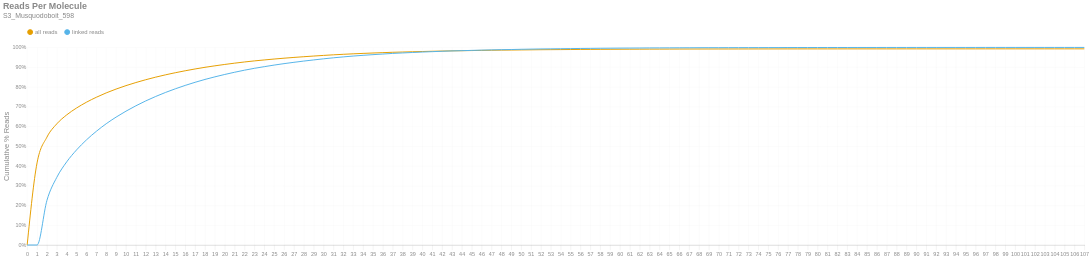

Here is the notebook cell this chart was saved with:
### Markdown cell above
### Reads per Molecule
This chart shows the cumulative distribution of the number of reads per linked molecule. That is, how many alignments are associated with a unique molecule. This excludes the number of reads associated with invalid or absent linked-read barcodes. The `linked` histogram is the percentages recalculated when disregarding singletons.

### Code cell
if SKIPLR:
    print_html(f"Skipped")
else:
    counts = np.bincount(valids['reads'].cast(pl.Int64).to_numpy())
    weighted = counts * np.arange(len(counts))
    all_perc = weighted / n_reads
    linked_perc = weighted / n_linked_reads
    linked_perc[1] = 0
    binned_df = pl.DataFrame({
        'readsper': list(range(len(counts))),
        'all reads (cumsum)': np.cumsum(all_perc).tolist(),
        'linked reads (cumsum)': np.cumsum(linked_perc).tolist(),
    })

    with SafeRender(binned_df):
        (
            density_plot(binned_df, 'Reads Per Molecule', samplename, 'readspmol')
            .encode(
                x=alt.X('readsper:O', title=None).axis(labelAngle=0).scale(padding=0),
                y=alt.Y('value:Q', title='Cumulative % Reads').axis(format='%').stack(False),
                color=alt.Color("key:N").scale(domain=["all reads", "linked reads"]),
                tooltip=[
                    alt.Tooltip("key:N", title="Data Type"),
                    alt.Tooltip("readsper:O", title="Reads Per Molecule"),
                    alt.Tooltip("value:Q", format=".2%", title="% Reads (Cum.)")
                ]            
            )
        ).display()

### Figure 1 — Vega-Lite specification as saved in the notebook (floating-point values rounded to 4 significant figures)
{"width": "container", "height": 400, "config": {"title": {"anchor": "start", "dy": -15, "fontSize": 18, "color": "#888888", "subtitleColor": "#888888", "subtitleFontSize": 14}, "arc": {"fill": "#0072B2"}, "axis": {"domainColor": "#888888", "domainWidth": 0.5, "gridWidth": 0.2, "grid": false, "titleFontWeight": 400, "titleFontSize": 15, "labelFontSize": 11, "labelColor": "#888888", "tickColor": "#888888", "tickWidth": 0.2, "titleColor": "#888888"}, "axisBand": {"grid": false}, "axisX": {"grid": true, "tickSize": 10, "domainCap": "round"}, "axisY": {"domain": false, "grid": true, "tickSize": 0, "domainCap": "round"}, "background": "transparent", "header": {"labelFontSize": 15, "labelColor": "#888888", "titleFontSize": 15, "titleFontWeight": 600, "titleColor": "#888888"}, "legend": {"labelFont": "sans-serif", "labelFontSize": 12, "labelColor": "#888888", "symbolSize": 100, "symbolType": "circle", "titleFontSize": 12, "titlePadding": 10, "titleColor": "#888888", "title": null, "orient": "top"}, "range": {"category": ["#E69F00", "#56B4E9", "#009E73", "#F0E442", "#0072B2", "#D55E00", "#CC79A7", "#000000"], "diverging": ["#cfe8f3", "#a2d4ec", "#73bfe2", "#46abdb", "#1696d2", "#12719e"]}, "area": {"fill": "#0072B2", "fillOpacity": 0.7, "line": true, "strokeOpacity": 0.7}, "line": {"color": "#0072B2", "stroke": "#0072B2", "strokeWidth": 2}, "trail": {"color": "#0072B2", "stroke": "#0072B2", "strokeWidth": 0, "size": 1}, "point": {"filled": true, "fillOpacity": 1.0, "size": 95}, "text": {"color": "#888888", "fontSize": 11, "align": "right", "fontWeight": 400, "size": 11}, "bar": {"fill": "#0072B2", "stroke": null}, "view": {"stroke": null, "continuousWidth": 660, "continuousHeight": 400}}, "data": {"name": "data-cc315229733d1bc4271bfd94e46d4979"}, "mark": {"type": "line", "interpolate": "monotone", "point": {"opacity": 0, "size": 275}}, "encoding": {"color": {"field": "key", "scale": {"domain": ["all reads", "linked reads"]}, "type": "nominal"}, "tooltip": [{"field": "key", "title": "Data Type", "type": "nominal"}, {"field": "readsper", "title": "Reads Per Molecule", "type": "ordinal"}, {"field": "value", "format": ".2%", "title": "% Reads (Cum.)", "type": "quantitative"}], "x": {"axis": {"labelAngle": 0}, "field": "readsper", "scale": {"padding": 0}, "title": null, "type": "ordinal"}, "y": {"axis": {"format": "%"}, "field": "value", "stack": false, "title": "Cumulative % Reads", "type": "quantitative"}}, "params": [{"name": "param_c36ac31b6afebe62", "select": {"type": "point", "fields": ["key"]}, "bind": "legend"}], "title": {"text": "Reads Per Molecule", "subtitle": "S3_Musquodoboit_598"}, "transform": [{"fold": ["all reads (cumsum)", "linked reads (cumsum)"]}, {"calculate": "replace(datum.key, ' (cumsum)', '')", "as": "key"}, {"filter": {"param": "param_c36ac31b6afebe62"}}], "usermeta": {"embedOptions": {"downloadFileName": "S3_Musquodoboit_598.readspmol"}}, "$schema": "https://vega.github.io/schema/vega-lite/v6.1.0.json", "datasets": {"data-cc315229733d1bc4271bfd94e46d4979": [{"readsper": 0, "all reads (cumsum)": 0.0, "linked reads (cumsum)": 0.0}, {"readsper": 1, "all reads (cumsum)": 0.4156, "linked reads (cumsum)": 0.0}, {"readsper": 2, "all reads (cumsum)": 0.546, "linked reads (cumsum)": 0.2258}, {"readsper": 3, "all reads (cumsum)": 0.6133, "linked reads (cumsum)": 0.3426}, {"readsper": 4, "all reads (cumsum)": 0.6585, "linked reads (cumsum)": 0.4208}, {"readsper": 5, "all reads (cumsum)": 0.6935, "linked reads (cumsum)": 0.4814}, {"readsper": 6, "all reads (cumsum)": 0.7226, "linked reads (cumsum)": 0.5319}, {"readsper": 7, "all reads (cumsum)": 0.7478, "linked reads (cumsum)": 0.5754}, {"readsper": 8, "all reads (cumsum)": 0.7699, "linked reads (cumsum)": 0.6138}, {"readsper": 9, "all reads (cumsum)": 0.7892, "linked reads (cumsum)": 0.6473}, {"readsper": 10, "all reads (cumsum)": 0.8066, "linked reads (cumsum)": 0.6774}, {"readsper": 11, "all reads (cumsum)": 0.8222, "linked reads (cumsum)": 0.7045}, {"readsper": 12, "all reads (cumsum)": 0.8366, "linked reads (cumsum)": 0.7293}, {"readsper": 13, "all reads (cumsum)": 0.8495, "linked reads (cumsum)": 0.7516}, {"readsper": 14, "all reads (cumsum)": 0.8613, "linked reads (cumsum)": 0.7721}, {"readsper": 15, "all reads (cumsum)": 0.872, "linked reads (cumsum)": 0.7907}, {"readsper": 16, "all reads (cumsum)": 0.8819, "linked reads (cumsum)": 0.8078}, {"readsper": 17, "all reads (cumsum)": 0.891, "linked reads (cumsum)": 0.8236}, {"readsper": 18, "all reads (cumsum)": 0.8994, "linked reads (cumsum)": 0.838}, {"readsper": 19, "all reads (cumsum)": 0.9069, "linked reads (cumsum)": 0.8511}, {"readsper": 20, "all reads (cumsum)": 0.9139, "linked reads (cumsum)": 0.8632}, {"readsper": 21, "all reads (cumsum)": 0.9203, "linked reads (cumsum)": 0.8744}, {"readsper": 22, "all reads (cumsum)": 0.9264, "linked reads (cumsum)": 0.8848}, {"readsper": 23, "all reads (cumsum)": 0.9318, "linked reads (cumsum)": 0.8942}, {"readsper": 24, "all reads (cumsum)": 0.9367, "linked reads (cumsum)": 0.9027}, {"readsper": 25, "all reads (cumsum)": 0.9413, "linked reads (cumsum)": 0.9106}, {"readsper": 26, "all reads (cumsum)": 0.9455, "linked reads (cumsum)": 0.918}, {"readsper": 27, "all reads (cumsum)": 0.9494, "linked reads (cumsum)": 0.9246}, {"readsper": 28, "all reads (cumsum)": 0.953, "linked reads (cumsum)": 0.9309}, {"readsper": 29, "all reads (cumsum)": 0.9563, "linked reads (cumsum)": 0.9367}, {"readsper": 30, "all reads (cumsum)": 0.9596, "linked reads (cumsum)": 0.9423}, {"readsper": 31, "all reads (cumsum)": 0.9625, "linked reads (cumsum)": 0.9475}, {"readsper": 32, "all reads (cumsum)": 0.9652, "linked reads (cumsum)": 0.952}, {"readsper": 33, "all reads (cumsum)": 0.9677, "linked reads (cumsum)": 0.9564}, {"readsper": 34, "all reads (cumsum)": 0.9698, "linked reads (cumsum)": 0.96}, {"readsper": 35, "all reads (cumsum)": 0.9717, "linked reads (cumsum)": 0.9634}, {"readsper": 36, "all reads (cumsum)": 0.9735, "linked reads (cumsum)": 0.9665}, {"readsper": 37, "all reads (cumsum)": 0.9753, "linked reads (cumsum)": 0.9697}, {"readsper": 38, "all reads (cumsum)": 0.9767, "linked reads (cumsum)": 0.9721}, {"readsper": 39, "all reads (cumsum)": 0.9781, "linked reads (cumsum)": 0.9744}, {"readsper": 40, "all reads (cumsum)": 0.9794, "linked reads (cumsum)": 0.9766}, {"readsper": 41, "all reads (cumsum)": 0.9805, "linked reads (cumsum)": 0.9786}, {"readsper": 42, "all reads (cumsum)": 0.9816, "linked reads (cumsum)": 0.9806}, {"readsper": 43, "all reads (cumsum)": 0.9827, "linked reads (cumsum)": 0.9823}, {"readsper": 44, "all reads (cumsum)": 0.9834, "linked reads (cumsum)": 0.9836}, {"readsper": 45, "all reads (cumsum)": 0.9842, "linked reads (cumsum)": 0.985}, {"readsper": 46, "all reads (cumsum)": 0.9849, "linked reads (cumsum)": 0.9863}, {"readsper": 47, "all reads (cumsum)": 0.9857, "linked reads (cumsum)": 0.9875}, {"readsper": 48, "all reads (cumsum)": 0.9863, "linked reads (cumsum)": 0.9887}, {"readsper": 49, "all reads (cumsum)": 0.9867, "linked reads (cumsum)": 0.9894}, {"readsper": 50, "all reads (cumsum)": 0.9874, "linked reads (cumsum)": 0.9905}, {"readsper": 51, "all reads (cumsum)": 0.9879, "linked reads (cumsum)": 0.9914}, {"readsper": 52, "all reads (cumsum)": 0.9884, "linked reads (cumsum)": 0.9923}, {"readsper": 53, "all reads (cumsum)": 0.9887, "linked reads (cumsum)": 0.9929}, {"readsper": 54, "all reads (cumsum)": 0.9891, "linked reads (cumsum)": 0.9935}, {"readsper": 55, "all reads (cumsum)": 0.9894, "linked reads (cumsum)": 0.994}, {"readsper": 56, "all reads (cumsum)": 0.9898, "linked reads (cumsum)": 0.9948}, {"readsper": 57, "all reads (cumsum)": 0.9901, "linked reads (cumsum)": 0.9953}, {"readsper": 58, "all reads (cumsum)": 0.9904, "linked reads (cumsum)": 0.9958}, {"readsper": 59, "all reads (cumsum)": 0.9906, "linked reads (cumsum)": 0.9962}, {"readsper": 60, "all reads (cumsum)": 0.9909, "linked reads (cumsum)": 0.9966}, {"readsper": 61, "all reads (cumsum)": 0.991, "linked reads (cumsum)": 0.9968}, {"readsper": 62, "all reads (cumsum)": 0.9912, "linked reads (cumsum)": 0.9972}, {"readsper": 63, "all reads (cumsum)": 0.9914, "linked reads (cumsum)": 0.9975}, {"readsper": 64, "all reads (cumsum)": 0.9915, "linked reads (cumsum)": 0.9976}, {"readsper": 65, "all reads (cumsum)": 0.9917, "linked reads (cumsum)": 0.9979}, {"readsper": 66, "all reads (cumsum)": 0.9918, "linked reads (cumsum)": 0.9982}, {"readsper": 67, "all reads (cumsum)": 0.9919, "linked reads (cumsum)": 0.9983}, {"readsper": 68, "all reads (cumsum)": 0.992, "linked reads (cumsum)": 0.9985}, {"readsper": 69, "all reads (cumsum)": 0.9921, "linked reads (cumsum)": 0.9987}, {"readsper": 70, "all reads (cumsum)": 0.9921, "linked reads (cumsum)": 0.9987}, {"readsper": 71, "all reads (cumsum)": 0.9922, "linked reads (cumsum)": 0.9988}, {"readsper": 72, "all reads (cumsum)": 0.9922, "linked reads (cumsum)": 0.9989}, {"readsper": 73, "all reads (cumsum)": 0.9923, "linked reads (cumsum)": 0.999}, {"readsper": 74, "all reads (cumsum)": 0.9924, "linked reads (cumsum)": 0.9991}, {"readsper": 75, "all reads (cumsum)": 0.9924, "linked reads (cumsum)": 0.9992}, {"readsper": 76, "all reads (cumsum)": 0.9924, "linked reads (cumsum)": 0.9993}, {"readsper": 77, "all reads (cumsum)": 0.9925, "linked reads (cumsum)": 0.9994}, {"readsper": 78, "all reads (cumsum)": 0.9926, "linked reads (cumsum)": 0.9995}, {"readsper": 79, "all reads (cumsum)": 0.9926, "linked reads (cumsum)": 0.9995}, {"readsper": 80, "all reads (cumsum)": 0.9926, "linked reads (cumsum)": 0.9996}, {"readsper": 81, "all reads (cumsum)": 0.9926, "linked reads (cumsum)": 0.9996}, {"readsper": 82, "all reads (cumsum)": 0.9926, "linked reads (cumsum)": 0.9996}, {"readsper": 83, "all reads (cumsum)": 0.9927, "linked reads (cumsum)": 0.9997}, {"readsper": 84, "all reads (cumsum)": 0.9927, "linked reads (cumsum)": 0.9997}, {"readsper": 85, "all reads (cumsum)": 0.9927, "linked reads (cumsum)": 0.9997}, {"readsper": 86, "all reads (cumsum)": 0.9927, "linked reads (cumsum)": 0.9998}, {"readsper": 87, "all reads (cumsum)": 0.9927, "linked reads (cumsum)": 0.9998}, {"readsper": 88, "all reads (cumsum)": 0.9927, "linked reads (cumsum)": 0.9998}, {"readsper": 89, "all reads (cumsum)": 0.9928, "linked reads (cumsum)": 0.9998}, {"readsper": 90, "all reads (cumsum)": 0.9928, "linked reads (cumsum)": 0.9999}, {"readsper": 91, "all reads (cumsum)": 0.9928, "linked reads (cumsum)": 0.9999}, {"readsper": 92, "all reads (cumsum)": 0.9928, "linked reads (cumsum)": 0.9999}, {"readsper": 93, "all reads (cumsum)": 0.9928, "linked reads (cumsum)": 0.9999}, {"readsper": 94, "all reads (cumsum)": 0.9928, "linked reads (cumsum)": 0.9999}, {"readsper": 95, "all reads (cumsum)": 0.9928, "linked reads (cumsum)": 0.9999}, {"readsper": 96, "all reads (cumsum)": 0.9928, "linked reads (cumsum)": 0.9999}, {"readsper": 97, "all reads (cumsum)": 0.9928, "linked reads (cumsum)": 1.0}, {"readsper": 98, "all reads (cumsum)": 0.9928, "linked reads (cumsum)": 1.0}, {"readsper": 99, "all reads (cumsum)": 0.9928, "linked reads (cumsum)": 1.0}, {"readsper": 100, "all reads (cumsum)": 0.9928, "linked reads (cumsum)": 1.0}, {"readsper": 101, "all reads (cumsum)": 0.9928, "linked reads (cumsum)": 1.0}, {"readsper": 102, "all reads (cumsum)": 0.9928, "linked reads (cumsum)": 1.0}, {"readsper": 103, "all reads (cumsum)": 0.9928, "linked reads (cumsum)": 1.0}, {"readsper": 104, "all reads (cumsum)": 0.9928, "linked reads (cumsum)": 1.0}, {"readsper": 105, "all reads (cumsum)": 0.9928, "linked reads (cumsum)": 1.0}, {"readsper": 106, "all reads (cumsum)": 0.9928, "linked reads (cumsum)": 1.0}, {"readsper": 107, "all reads (cumsum)": 0.9929, "linked reads (cumsum)": 1.0}]}}
